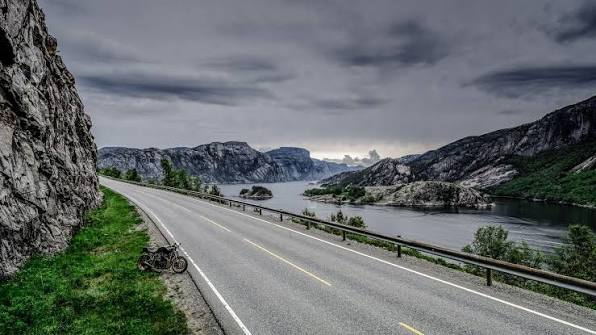
#> input picture images/road_in_norway_.jpg, 596 x 335 px, found by its file name
$ python 7_EdgeDetection.py
#> lines starting #> are read from the running program, lines starting #| are printed output that depends on the picture; after the words box and inside, x2 and y2 are one past the last pixel; in counts of white or black regions, pixels touching at a corner belong together
import numpy as np
import cv2 as cv
import matplotlib.pyplot as plt

image = cv.imread('D:/Training Image Processing/road_in_norway_.jpg', 0)
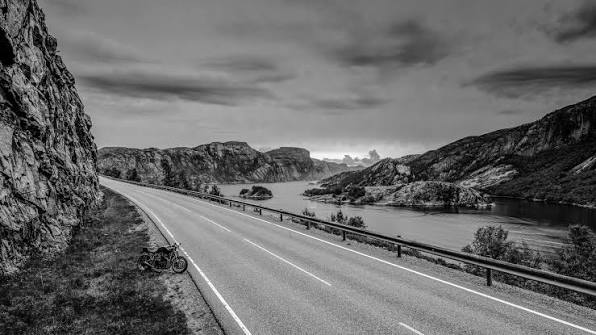
#> image: shape (335, 596); min 0, max 255, mean 106.9
image_noise_remove = cv.GaussianBlur(image, (3, 3), 0)

# Laplacian
laplacian = cv.Laplacian(image_noise_remove, cv.CV_64F)
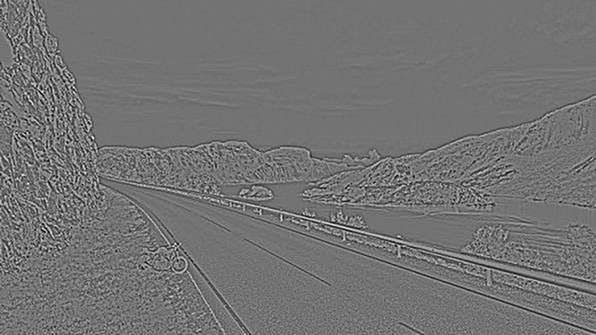
#> laplacian: shape (335, 596) float64; min -86, max 104, mean 0; drawn with min black and max white

# Sobel X
sobelx = cv.Sobel(image_noise_remove, cv.CV_64F, 1, 0, ksize=5)
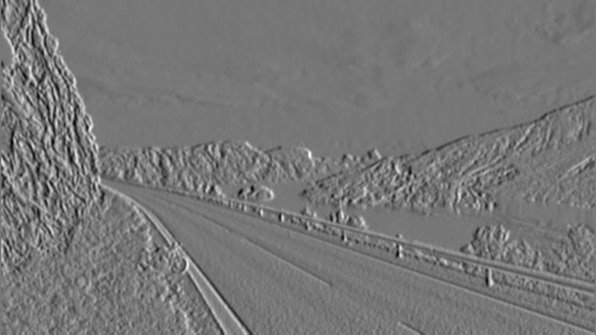
#> sobelx: shape (335, 596) float64; min -4712, max 5367, mean -2.7; drawn with min black and max white

# Sobel Y
sobely = cv.Sobel(image_noise_remove, cv.CV_64F, 0, 1, ksize=5)
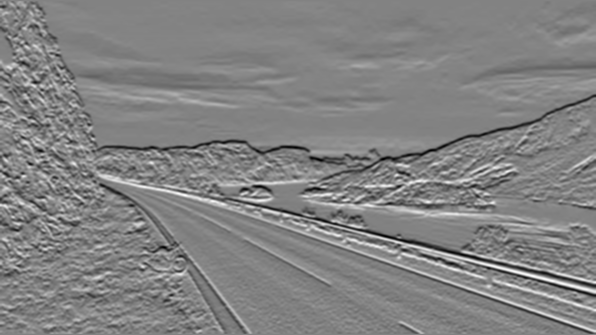
#> sobely: shape (335, 596) float64; min -5186, max 4931, mean -1.9; drawn with min black and max white

# Canny Edge Detection
canny = cv.Canny(image_noise_remove, 100, 200)
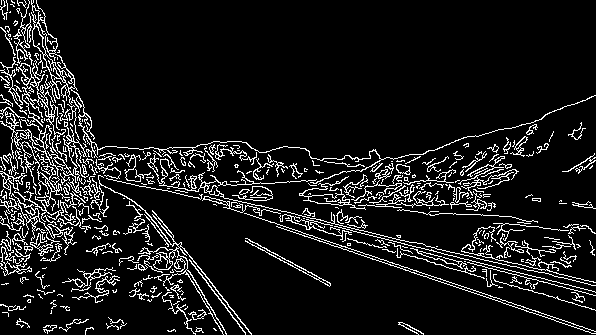
#> canny: shape (335, 596); 9.7% white in thin lines or dots


plt.figure(figsize=(12, 8))

# Top Left - Original
plt.subplot(2, 2, 1)
plt.imshow(image, cmap='gray')
plt.title('Original')
plt.xticks([])
plt.yticks([])

# Top Right - Canny
plt.subplot(2, 2, 2)
plt.imshow(canny, cmap='gray')
plt.title('Canny')
plt.xticks([])
plt.yticks([])

# Bottom Left - Sobel X
plt.subplot(2, 2, 3)
plt.imshow(sobelx, cmap='gray')
plt.title('Sobel X')
plt.xticks([])
plt.yticks([])

# Bottom Right - Sobel Y
plt.subplot(2, 2, 4)
plt.imshow(sobely, cmap='gray')
plt.title('Sobel Y')
plt.xticks([])
plt.yticks([])

plt.tight_layout()
plt.show()

$ run again, with images/BrainMRI.jpg copied over images/road_in_norway_.jpg
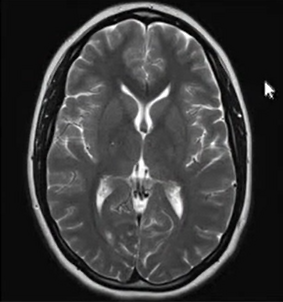
#> input picture images/BrainMRI.jpg, 283 x 302 px, found by its file name
#> `sobely = cv.Sobel(image_noise_remove, cv.CV_64F, 0, 1, ksize=5)`:
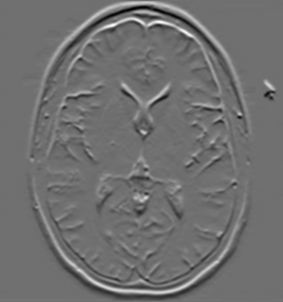
#> sobely: shape (302, 283) float64; min -7002, max 8911, mean 1.5; drawn with min black and max white
#> `canny = cv.Canny(image_noise_remove, 100, 200)`:
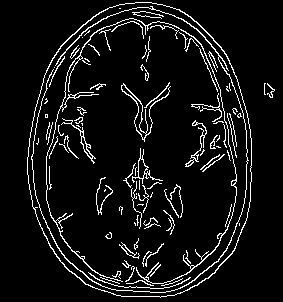
#> canny: shape (302, 283); 7.2% white in thin lines or dots, all inside (x1, y1, x2, y2) = (27, 2, 275, 298)
